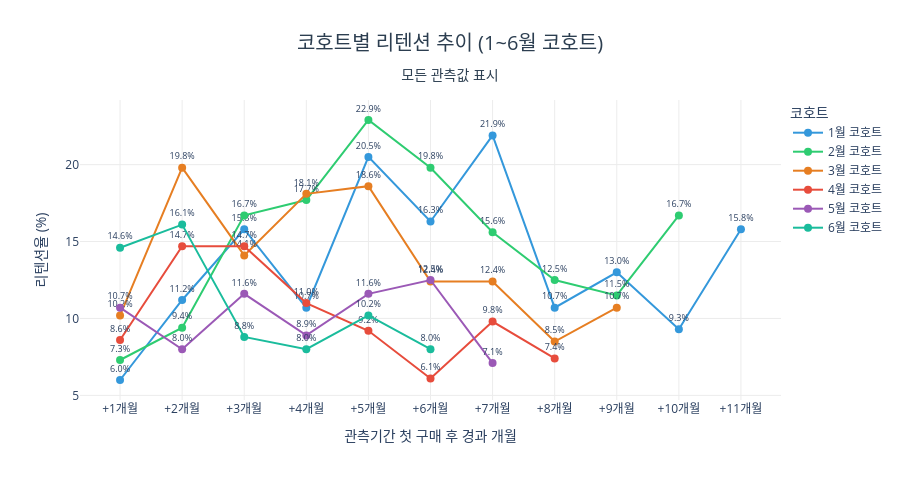

Notebook code for this chart:
### Code cell
colors = ['#3498db', '#2ecc71', '#e67e22', '#e74c3c', '#9b59b6', '#1abc9c']
heatmap_vals = cohort_pct.drop(columns=[0], errors='ignore')
y_labels = [f'{i}월 코호트' for i in heatmap_vals.index]
early_cohorts = list(range(min(6, len(y_labels))))

fig = go.Figure()
for idx, cohort_idx in enumerate(early_cohorts):
    label = y_labels[cohort_idx]
    y_vals = heatmap_vals.iloc[cohort_idx].values
    x_vals = [f'+{c}개월' for c in heatmap_vals.columns]
    text_vals = [f'{v:.1f}%' if not np.isnan(v) else '' for v in y_vals]
    fig.add_trace(go.Scatter(
        x=x_vals, y=y_vals, mode='lines+markers+text', name=label,
        line=dict(color=colors[idx % len(colors)], width=2), marker=dict(size=8),
        text=text_vals, textposition='top center', textfont=dict(size=9),
        connectgaps=False,
    ))

fig.update_layout(
    title=dict(
        text='코호트별 리텐션 추이 (1~6월 코호트)<br><sub>모든 관측값 표시</sub>',
        x=0.5, xanchor='center', font=dict(size=20, color='#2c3e50'),
    ),
    xaxis_title='관측기간 첫 구매 후 경과 개월', yaxis_title='리텐션율 (%)',
    plot_bgcolor='white', xaxis=dict(gridcolor='#ececec'),
    yaxis=dict(gridcolor='#ececec'),
    legend=dict(title='코호트', orientation='v', x=1.01, y=1), height=480,
)
fig.show()

### Figure 1 — Plotly figure (JSON) as saved in the notebook; plotly's stock layout.template omitted (floating-point values rounded to 4 significant figures)
{"data": [{"connectgaps": false, "line": {"color": "#3498db", "width": 2}, "marker": {"size": 8}, "mode": "lines+markers+text", "name": "1월 코호트", "text": ["6.0%", "11.2%", "15.8%", "10.7%", "20.5%", "16.3%", "21.9%", "10.7%", "13.0%", "9.3%", "15.8%"], "textfont": {"size": 9}, "textposition": "top center", "type": "scatter", "x": ["+1개월", "+2개월", "+3개월", "+4개월", "+5개월", "+6개월", "+7개월", "+8개월", "+9개월", "+10개월", "+11개월"], "y": [6.0, 11.2, 15.8, 10.7, 20.5, 16.3, 21.9, 10.7, 13.0, 9.3, 15.8]}, {"connectgaps": false, "line": {"color": "#2ecc71", "width": 2}, "marker": {"size": 8}, "mode": "lines+markers+text", "name": "2월 코호트", "text": ["7.3%", "9.4%", "16.7%", "17.7%", "22.9%", "19.8%", "15.6%", "12.5%", "11.5%", "16.7%", ""], "textfont": {"size": 9}, "textposition": "top center", "type": "scatter", "x": ["+1개월", "+2개월", "+3개월", "+4개월", "+5개월", "+6개월", "+7개월", "+8개월", "+9개월", "+10개월", "+11개월"], "y": [7.3, 9.4, 16.7, 17.7, 22.9, 19.8, 15.6, 12.5, 11.5, 16.7, NaN]}, {"connectgaps": false, "line": {"color": "#e67e22", "width": 2}, "marker": {"size": 8}, "mode": "lines+markers+text", "name": "3월 코호트", "text": ["10.2%", "19.8%", "14.1%", "18.1%", "18.6%", "12.4%", "12.4%", "8.5%", "10.7%", "", ""], "textfont": {"size": 9}, "textposition": "top center", "type": "scatter", "x": ["+1개월", "+2개월", "+3개월", "+4개월", "+5개월", "+6개월", "+7개월", "+8개월", "+9개월", "+10개월", "+11개월"], "y": [10.2, 19.8, 14.1, 18.1, 18.6, 12.4, 12.4, 8.5, 10.7, NaN, NaN]}, {"connectgaps": false, "line": {"color": "#e74c3c", "width": 2}, "marker": {"size": 8}, "mode": "lines+markers+text", "name": "4월 코호트", "text": ["8.6%", "14.7%", "14.7%", "11.0%", "9.2%", "6.1%", "9.8%", "7.4%", "", "", ""], "textfont": {"size": 9}, "textposition": "top center", "type": "scatter", "x": ["+1개월", "+2개월", "+3개월", "+4개월", "+5개월", "+6개월", "+7개월", "+8개월", "+9개월", "+10개월", "+11개월"], "y": [8.6, 14.7, 14.7, 11.0, 9.2, 6.1, 9.8, 7.4, NaN, NaN, NaN]}, {"connectgaps": false, "line": {"color": "#9b59b6", "width": 2}, "marker": {"size": 8}, "mode": "lines+markers+text", "name": "5월 코호트", "text": ["10.7%", "8.0%", "11.6%", "8.9%", "11.6%", "12.5%", "7.1%", "", "", "", ""], "textfont": {"size": 9}, "textposition": "top center", "type": "scatter", "x": ["+1개월", "+2개월", "+3개월", "+4개월", "+5개월", "+6개월", "+7개월", "+8개월", "+9개월", "+10개월", "+11개월"], "y": [10.7, 8.0, 11.6, 8.9, 11.6, 12.5, 7.1, NaN, NaN, NaN, NaN]}, {"connectgaps": false, "line": {"color": "#1abc9c", "width": 2}, "marker": {"size": 8}, "mode": "lines+markers+text", "name": "6월 코호트", "text": ["14.6%", "16.1%", "8.8%", "8.0%", "10.2%", "8.0%", "", "", "", "", ""], "textfont": {"size": 9}, "textposition": "top center", "type": "scatter", "x": ["+1개월", "+2개월", "+3개월", "+4개월", "+5개월", "+6개월", "+7개월", "+8개월", "+9개월", "+10개월", "+11개월"], "y": [14.6, 16.1, 8.8, 8.0, 10.2, 8.0, NaN, NaN, NaN, NaN, NaN]}], "layout": {"height": 480, "legend": {"orientation": "v", "title": {"text": "코호트"}, "x": 1.01, "y": 1}, "plot_bgcolor": "white", "title": {"font": {"color": "#2c3e50", "size": 20}, "text": "코호트별 리텐션 추이 (1~6월 코호트)<br><sub>모든 관측값 표시</sub>", "x": 0.5, "xanchor": "center"}, "xaxis": {"gridcolor": "#ececec", "title": {"text": "관측기간 첫 구매 후 경과 개월"}}, "yaxis": {"gridcolor": "#ececec", "title": {"text": "리텐션율 (%)"}}}}
